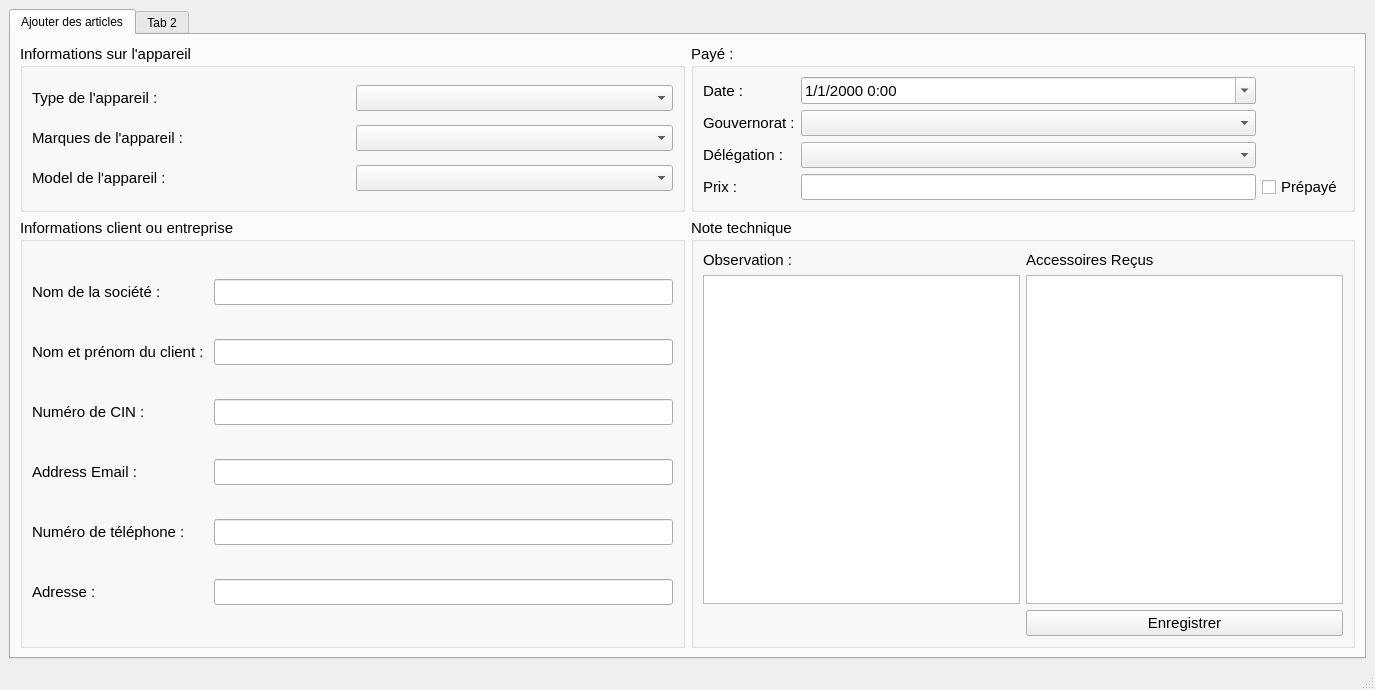
<?xml version="1.0" encoding="UTF-8"?>
<ui version="4.0">
 <class>MainWindow</class>
 <widget class="QMainWindow" name="MainWindow">
  <property name="geometry">
   <rect>
    <x>0</x>
    <y>0</y>
    <width>1375</width>
    <height>690</height>
   </rect>
  </property>
  <property name="windowTitle">
   <string>Boîte de réparation</string>
  </property>
  <property name="windowIcon">
   <iconset resource="../qrc_sources/source.qrc">
    <normaloff>:/mainIcon/icons/movil_05.jpg</normaloff>:/mainIcon/icons/movil_05.jpg</iconset>
  </property>
  <widget class="QWidget" name="centralwidget">
   <layout class="QGridLayout" name="gridLayout_11">
    <item row="0" column="0">
     <widget class="QTabWidget" name="tabWidget">
      <property name="currentIndex">
       <number>0</number>
      </property>
      <widget class="QWidget" name="additem">
       <attribute name="icon">
        <iconset resource="../qrc_sources/source.qrc">
         <normaloff>:/additem/icons/blog.png</normaloff>:/additem/icons/blog.png</iconset>
       </attribute>
       <attribute name="title">
        <string>Ajouter des articles</string>
       </attribute>
       <layout class="QGridLayout" name="gridLayout">
        <item row="0" column="1">
         <layout class="QGridLayout" name="gridLayout_5">
          <item row="0" column="0">
           <widget class="QGroupBox" name="paid">
            <property name="font">
             <font>
              <pointsize>11</pointsize>
             </font>
            </property>
            <property name="title">
             <string>Payé :</string>
            </property>
            <layout class="QGridLayout" name="gridLayout_9">
             <item row="0" column="0">
              <widget class="QLabel" name="dateText">
               <property name="text">
                <string>Date :</string>
               </property>
              </widget>
             </item>
             <item row="0" column="1">
              <widget class="QDateTimeEdit" name="dateTimeEdit">
               <property name="locale">
                <locale language="French" country="Tunisia"/>
               </property>
               <property name="showGroupSeparator" stdset="0">
                <bool>false</bool>
               </property>
               <property name="minimumDateTime">
                <datetime>
                 <hour>0</hour>
                 <minute>0</minute>
                 <second>0</second>
                 <year>2000</year>
                 <month>1</month>
                 <day>1</day>
                </datetime>
               </property>
               <property name="currentSection">
                <enum>QDateTimeEdit::DaySection</enum>
               </property>
               <property name="displayFormat">
                <string>d/M/yyyy h:mm</string>
               </property>
               <property name="calendarPopup">
                <bool>true</bool>
               </property>
              </widget>
             </item>
             <item row="2" column="0">
              <widget class="QLabel" name="governorateText">
               <property name="text">
                <string>Gouvernorat :</string>
               </property>
              </widget>
             </item>
             <item row="2" column="1">
              <widget class="QComboBox" name="governorate"/>
             </item>
             <item row="3" column="0">
              <widget class="QLabel" name="delegationText">
               <property name="text">
                <string>Délégation :</string>
               </property>
              </widget>
             </item>
             <item row="3" column="1">
              <widget class="QComboBox" name="delegation"/>
             </item>
             <item row="4" column="0">
              <widget class="QLabel" name="label_13">
               <property name="text">
                <string>Prix : </string>
               </property>
              </widget>
             </item>
             <item row="4" column="1">
              <widget class="QLineEdit" name="price"/>
             </item>
             <item row="4" column="2">
              <widget class="QCheckBox" name="prepaid">
               <property name="text">
                <string>Prépayé</string>
               </property>
              </widget>
             </item>
            </layout>
           </widget>
          </item>
         </layout>
        </item>
        <item row="1" column="1">
         <layout class="QGridLayout" name="gridLayout_6">
          <item row="0" column="0">
           <widget class="QGroupBox" name="groupBox_4">
            <property name="font">
             <font>
              <pointsize>11</pointsize>
             </font>
            </property>
            <property name="title">
             <string>Note technique :</string>
            </property>
            <layout class="QGridLayout" name="gridLayout_10">
             <item row="0" column="0">
              <widget class="QLabel" name="label_14">
               <property name="text">
                <string>Observation :</string>
               </property>
              </widget>
             </item>
             <item row="0" column="1">
              <widget class="QLabel" name="label_15">
               <property name="text">
                <string>Accessoires Reçus</string>
               </property>
              </widget>
             </item>
             <item row="1" column="0">
              <widget class="QTextEdit" name="textEdit"/>
             </item>
             <item row="1" column="1">
              <widget class="QTextEdit" name="textEdit_2"/>
             </item>
             <item row="2" column="1">
              <widget class="QPushButton" name="pushButton">
               <property name="text">
                <string>Enregistrer</string>
               </property>
               <property name="icon">
                <iconset resource="../qrc_sources/source.qrc">
                 <normaloff>:/save/icons/save.png</normaloff>:/save/icons/save.png</iconset>
               </property>
              </widget>
             </item>
            </layout>
           </widget>
          </item>
         </layout>
        </item>
        <item row="1" column="0">
         <layout class="QGridLayout" name="gridLayout_2">
          <item row="0" column="0">
           <widget class="QGroupBox" name="customerOrCompanyInformation">
            <property name="font">
             <font>
              <pointsize>11</pointsize>
             </font>
            </property>
            <property name="title">
             <string>Informations client ou entreprise :</string>
            </property>
            <layout class="QGridLayout" name="gridLayout_8">
             <item row="0" column="0">
              <widget class="QLabel" name="companyNameText_2">
               <property name="text">
                <string>Nom de la société :</string>
               </property>
              </widget>
             </item>
             <item row="0" column="1">
              <widget class="QLineEdit" name="companyName_2"/>
             </item>
             <item row="1" column="0">
              <widget class="QLabel" name="userNameText_2">
               <property name="text">
                <string>Nom et prénom du client : </string>
               </property>
              </widget>
             </item>
             <item row="1" column="1">
              <widget class="QLineEdit" name="userNameAndLastName_2"/>
             </item>
             <item row="2" column="0">
              <widget class="QLabel" name="idNumberText_2">
               <property name="text">
                <string>Numéro de CIN :</string>
               </property>
              </widget>
             </item>
             <item row="2" column="1">
              <widget class="QLineEdit" name="idNumber_2"/>
             </item>
             <item row="3" column="0">
              <widget class="QLabel" name="addressEmailText_2">
               <property name="text">
                <string>Address Email :</string>
               </property>
              </widget>
             </item>
             <item row="3" column="1">
              <widget class="QLineEdit" name="emailAddress_2"/>
             </item>
             <item row="4" column="0">
              <widget class="QLabel" name="phoneNumberText_2">
               <property name="text">
                <string>Numéro de téléphone :</string>
               </property>
              </widget>
             </item>
             <item row="4" column="1">
              <widget class="QLineEdit" name="phoneNumber_2"/>
             </item>
             <item row="5" column="0">
              <widget class="QLabel" name="homeAddressText_2">
               <property name="text">
                <string>Adresse :</string>
               </property>
              </widget>
             </item>
             <item row="5" column="1">
              <widget class="QLineEdit" name="homeAddress_2"/>
             </item>
            </layout>
           </widget>
          </item>
         </layout>
        </item>
        <item row="0" column="0">
         <layout class="QGridLayout" name="gridLayout_4">
          <item row="0" column="0">
           <widget class="QGroupBox" name="deviceinformation">
            <property name="font">
             <font>
              <pointsize>11</pointsize>
             </font>
            </property>
            <property name="title">
             <string>Informations sur l'appareil :</string>
            </property>
            <layout class="QGridLayout" name="gridLayout_7">
             <item row="3" column="2">
              <widget class="QComboBox" name="deviceModel"/>
             </item>
             <item row="2" column="2">
              <widget class="QComboBox" name="deviceBrands"/>
             </item>
             <item row="3" column="0">
              <widget class="QLabel" name="deviceModelText">
               <property name="text">
                <string>Model de l'appareil :</string>
               </property>
              </widget>
             </item>
             <item row="2" column="0">
              <widget class="QLabel" name="deviceBrandsText">
               <property name="text">
                <string>Marques de l'appareil :</string>
               </property>
              </widget>
             </item>
             <item row="0" column="2">
              <widget class="QComboBox" name="deviceType"/>
             </item>
             <item row="0" column="0">
              <widget class="QLabel" name="deviceTypeText">
               <property name="text">
                <string>Type de l'appareil :</string>
               </property>
              </widget>
             </item>
            </layout>
           </widget>
          </item>
         </layout>
        </item>
       </layout>
      </widget>
      <widget class="QWidget" name="tab_2">
       <attribute name="title">
        <string>Tab 2</string>
       </attribute>
      </widget>
     </widget>
    </item>
   </layout>
  </widget>
  <widget class="QMenuBar" name="menubar">
   <property name="geometry">
    <rect>
     <x>0</x>
     <y>0</y>
     <width>1375</width>
     <height>21</height>
    </rect>
   </property>
  </widget>
  <widget class="QStatusBar" name="statusbar"/>
 </widget>
 <resources>
  <include location="../qrc_sources/source.qrc"/>
 </resources>
 <connections/>
</ui>
